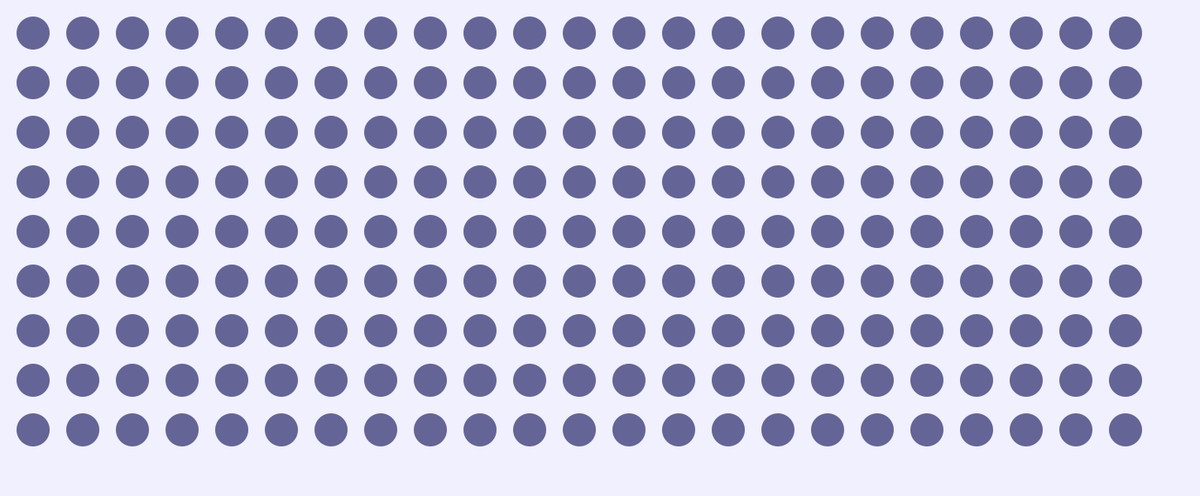
Frame 1 (no input)
Frame 60 (the mouse pressed at the canvas centre just before this capture): identical to frame 1, image omitted
Frame 120 (the mouse held since frame 60 and released just before this capture): identical to frame 1, image omitted

The Processing sketch that drew this single still picture (run headless with seeded random() and noise(); from frame 60 on, the mouse is pressed at the canvas centre):

// Processing sketch: floatOrb_noEase
// ── floatOrb_noEase.pde
ArrayList<Orb> orbs = new ArrayList<Orb>();
// Orb[] someOrbs = new Orb[20];
void setup() {
  size(1450, 600);
  noStroke();
  smooth();
  int margin = 40;
  for (int x = margin; x<width-margin; x+=60) {
    for (int y = margin; y<height-margin; y+=60) {
      Orb o = new Orb(x, y);
      orbs.add(o);
    }
  } 
}
void draw() {
  background(240, 240, 255);
  for(int i = 0; i<orbs.size(); i++) {
    Orb o = orbs.get(i);
    o.update();
  }
}
void mouseClicked() {
  for(int i = 0; i<orbs.size(); i++) {
    Orb o = orbs.get(i);
    if (dist(mouseX, mouseY, o.pos.x, o.pos.y) < o.widthD * .5) {
      o.handleClick();
    }
  }
}
// ── Orb.pde
class Orb {
  PVector pos;

  boolean isFloating = false;
  int startFloatTime = 0;
  int floatDuration = 1500;

  float floatOffset = 20;
  float originalY;

  float heightD = 40;
  float squishAmount = 30;
  float widthD = 40;

  color drawColor = color(100, 100, 150);
  color activeColor = color(200, 100, 150);
  
  Orb(float x, float y) {
    pos = new PVector(x, y);
    originalY = pos.y;
  }
  void update() {
    color currentColor; 
    if (isFloating) {
      currentColor = activeColor;
      pos.y = originalY - floatOffset;
      heightD = squishAmount;
    } else {
      currentColor = drawColor;
      pos.y = originalY;
      heightD = widthD;
    }
    fill(currentColor);
    ellipse(pos.x, pos.y, widthD, heightD);
    testToStopFloat();
  }
  void handleClick() {
    if (!isFloating) {
      startFloatTime = millis();
      isFloating = true;
    }
  }
  void testToStopFloat() {
    if (millis() > startFloatTime + floatDuration) {
      isFloating = false;
    }
  }
}
